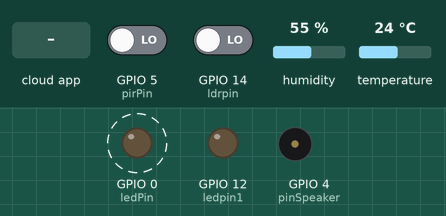
Recording of a sketch running on a simulated ESP8266 (NodeMCU). On the bench: output pins drawn as LEDs (lit = HIGH), buzzer (waves = sounding). Dashed ring = blinking. Inputs (shaded band) come from the test bench; at power-on: GPIO 14 (ldrpin) LOW, GPIO 5 (pirPin) LOW, humidity 55 %, temperature 24 °C. WiFi joins after 1.5 s; servers stay silent unless stated; the Firebase database answers and starts empty; what the sketch prints to the serial monitor is not drawn.

Above: at 2.7 s.
2.8 s: GPIO 14 (ldrpin) driven HIGH
At 5.1 s:
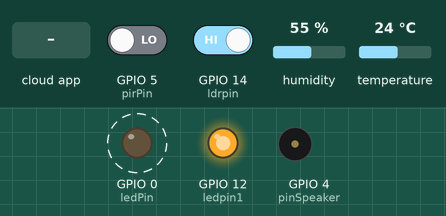
8.4 s: the phone or cloud app sets sent to 1
At 8.9 s:
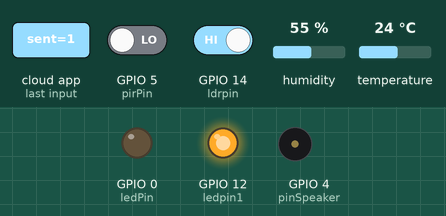
13.0 s: the phone or cloud app sets received to 1
At 13.87 s:
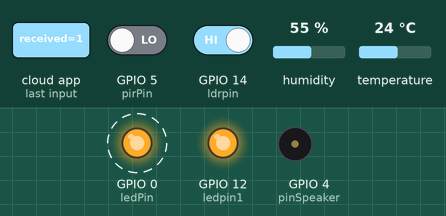
20.3 s: the phone or cloud app sets received to 0
At 20.8 s:
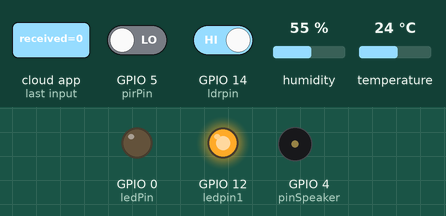
21.9 s: GPIO 5 (pirPin) driven HIGH
At 24.3 s:
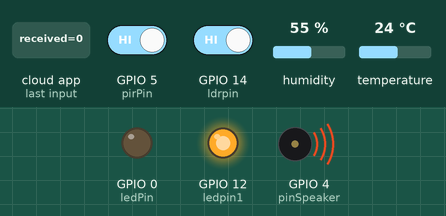
27.9 s: GPIO 14 (ldrpin) driven LOW
At 30.8 s:
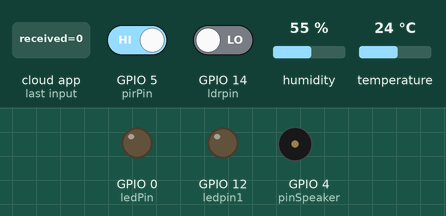
Timing chart, 0 to 32.3 s (numbered marks = the images above; inputs shaded):
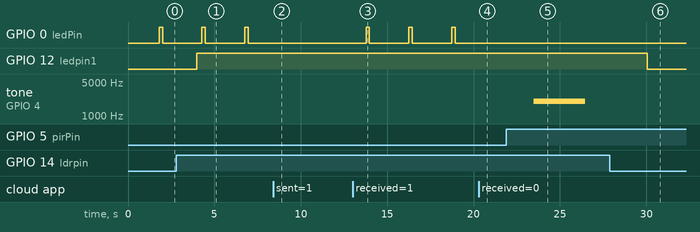

The sketch:

OTP_validate.ino
```cpp
#include "DHT.h"
#define DHTPIN 2
#define DHTTYPE DHT11   // DHT 11
const int ldrpin= 14;
const int ledPin=0;
const int ledpin1=12;
#define pirPin 5
int pinSpeaker = 4;
int calibrationTime = 30;
long unsigned int lowIn;
long unsigned int pause = 2000;
boolean lockLow = true;
boolean takeLowTime;
int PIRValue = 0;
DHT dht(DHTPIN, DHTTYPE);
#include "FirebaseESP8266.h"
#include <ESP8266WiFi.h>


#include <FirebaseESP8266.h>

//1. Change the following info
#define WIFI_SSID "TP-LINK_9382"
#define WIFI_PASSWORD "15299185"
#define FIREBASE_HOST "https://advanced-auto-7de27.firebaseio.com/"
#define FIREBASE_AUTH "sltLK5zL7rdhr6tnXuxNzotOTvzUAatpLOTByf2K"


//2. Define FirebaseESP8266 data object for data sending and receiving

FirebaseData fbdo;


int printResult(FirebaseData &data)
{ int number;

  if (data.dataType() == "int")
    number=data.intData();////////////////////////////////////
    return number;}


String path = "/Sensors";
String path_val = "/Validation";
void setup() {
   pinMode(ldrpin, INPUT);
   pinMode(ledpin1, OUTPUT);
   pinMode(pirPin, INPUT);
   pinMode(pinSpeaker, OUTPUT);
   pinMode(LED_BUILTIN, OUTPUT);
   //pinMode(buzzer, OUTPUT);
   pinMode(ledPin, OUTPUT); // declare LED as output
   //pinMode(inputPin, INPUT); // declare Infrared sensor as input
  Serial.begin(115200);
  WiFi.begin(WIFI_SSID, WIFI_PASSWORD);
  Serial.print("Connecting to Wi-Fi");
  while (WiFi.status() != WL_CONNECTED)
  {
    Serial.print(".");
    delay(300);
  }

  Serial.println();
  Serial.print("Connected with IP: ");
  Serial.println(WiFi.localIP());
  Serial.println();
//3. Set your Firebase info

  Firebase.begin(FIREBASE_HOST, FIREBASE_AUTH);


  //4. Enable auto reconnect the WiFi when connection lost
  Firebase.reconnectWiFi(true);
  Serial.println(F("DHT11 interface"));
  dht.begin();


}
void PIRSensor() {
   if(digitalRead(pirPin) == HIGH) {
      if(lockLow) {
         PIRValue = 1;
         lockLow = false;
         Serial.println("Motion detected.");
         tone(4, 2000, 3000);


         delay(50);
      }
      takeLowTime = true;
   }
   if(digitalRead(pirPin) == LOW) {
      if(takeLowTime){
         lowIn = millis();takeLowTime = false;
      }
      if(!lockLow && millis() - lowIn > pause) {
         PIRValue = 0;
         lockLow = true;
         Serial.println("Motion ended.");
         noTone(4);
         delay(50);
      }
   }
}
void loop() {


  int sent_otp,received_otp;
   if (Firebase.getInt(fbdo, path_val + "/sent"))
   {   sent_otp=printResult(fbdo);
       //Serial.println(sent_otp);
   }

   if (Firebase.getInt(fbdo, path_val + "/received"))
   {   received_otp=printResult(fbdo);
       //Serial.println(received_otp);
   }
   if(sent_otp == received_otp){
    noTone(4);
    Serial.println("match");
    digitalWrite(ledPin, HIGH);
    delay(200);
    digitalWrite(ledPin, LOW);

   }
   else if(sent_otp != received_otp){
    PIRSensor();
    Serial.println("no match");
    digitalWrite(ledPin, LOW);
   }

  delay(1500);
 int ldrstatus=digitalRead(ldrpin);
 Serial.println(ldrstatus);


  float h = dht.readHumidity();

  float t = dht.readTemperature();

  float f = dht.readTemperature(true);

  // Check if any reads failed and exit early (to try again).
  if (isnan(h) || isnan(t) || isnan(f)) {
    Serial.println(F("Failed to read from DHT sensor!"));
    return;
  }

  // Compute heat index in Fahrenheit (the default)
  float hif = dht.computeHeatIndex(f, h);
  // Compute heat index in Celsius (isFahreheit = false)
  float hic = dht.computeHeatIndex(t, h, false);

  Serial.print(F("Humidity: "));
  Serial.print(h);
  Serial.print(F("%  Temperature: "));
  Serial.print(t);
  Serial.print(F("°C "));
  Serial.print(f);
  Serial.print(F("°F  Heat index: "));
  Serial.print(hic);
  Serial.print(F("°C "));
  Serial.print(hif);
  Serial.println(F("°F"));

  //firebase pushing data

  if (Firebase.setInt(fbdo, path + "/DHT11/Humidity", h) && Firebase.setInt(fbdo, path + "/DHT11/Temperature", t) &&  Firebase.setInt(fbdo, path + "/LDRLightLevel", ldrstatus))
    {
      Serial.println("PASSED");
      if(ldrstatus==1){
        digitalWrite(ledpin1, HIGH);}
      else{
        digitalWrite(ledpin1, LOW);
        }
    }
    else
    {
      Serial.println("FAILED");
          }


}
```

Measured:
- after the input at 2.8 s, GPIO 12 (ledpin1): LOW → HIGH after 1.2 s
- after the input at 8.4 s, GPIO 0 (ledPin): stops changing and stays LOW
- after the input at 13.0 s, GPIO 0 (ledPin): alternates HIGH for 0.20 s and LOW for 2.3 s, starting after 0.78 s
- after the input at 20.3 s, GPIO 0 (ledPin): stays LOW (without the input it goes to HIGH after 0.90 s)
- after the input at 21.9 s, tone on GPIO 4 (pinSpeaker): silent → 2000 Hz after 1.6 s, → silent 3.0 s later
- after the input at 27.9 s, GPIO 12 (ledpin1): HIGH → LOW after 2.2 s
- by itself, GPIO 0 (ledPin): alternates HIGH for 0.20 s and LOW for 2.3 s
